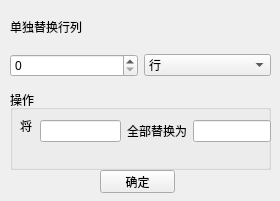
<?xml version="1.0" encoding="UTF-8"?>
<ui version="4.0">
 <class>th</class>
 <widget class="QWidget" name="th">
  <property name="geometry">
   <rect>
    <x>0</x>
    <y>0</y>
    <width>280</width>
    <height>201</height>
   </rect>
  </property>
  <property name="windowTitle">
   <string>Form</string>
  </property>
  <widget class="QLabel" name="label_4">
   <property name="geometry">
    <rect>
     <x>20</x>
     <y>120</y>
     <width>54</width>
     <height>12</height>
    </rect>
   </property>
   <property name="text">
    <string>将</string>
   </property>
  </widget>
  <widget class="QGroupBox" name="groupBox">
   <property name="geometry">
    <rect>
     <x>10</x>
     <y>90</y>
     <width>261</width>
     <height>80</height>
    </rect>
   </property>
   <property name="title">
    <string>操作</string>
   </property>
   <widget class="QWidget" name="layoutWidget">
    <property name="geometry">
     <rect>
      <x>30</x>
      <y>30</y>
      <width>231</width>
      <height>22</height>
     </rect>
    </property>
    <layout class="QHBoxLayout" name="horizontalLayout_3">
     <item>
      <widget class="QLineEdit" name="lineEdit">
       <property name="minimumSize">
        <size>
         <width>81</width>
         <height>0</height>
        </size>
       </property>
      </widget>
     </item>
     <item>
      <widget class="QLabel" name="label_5">
       <property name="text">
        <string>全部替换为</string>
       </property>
      </widget>
     </item>
     <item>
      <widget class="QLineEdit" name="lineEdit_2"/>
     </item>
    </layout>
   </widget>
  </widget>
  <widget class="QPushButton" name="pushButton">
   <property name="geometry">
    <rect>
     <x>100</x>
     <y>170</y>
     <width>75</width>
     <height>23</height>
    </rect>
   </property>
   <property name="text">
    <string>确定</string>
   </property>
  </widget>
  <widget class="QWidget" name="layoutWidget">
   <property name="geometry">
    <rect>
     <x>10</x>
     <y>10</y>
     <width>261</width>
     <height>72</height>
    </rect>
   </property>
   <layout class="QVBoxLayout" name="verticalLayout_2">
    <item>
     <widget class="QLabel" name="label">
      <property name="text">
       <string>单独替换行列</string>
      </property>
     </widget>
    </item>
    <item>
     <layout class="QVBoxLayout" name="verticalLayout">
      <item>
       <layout class="QHBoxLayout" name="horizontalLayout">
        <item>
         <widget class="QSpinBox" name="hang"/>
        </item>
        <item>
         <widget class="QComboBox" name="comboBox">
          <item>
           <property name="text">
            <string>行</string>
           </property>
          </item>
          <item>
           <property name="text">
            <string>列</string>
           </property>
          </item>
         </widget>
        </item>
       </layout>
      </item>
      <item>
       <layout class="QHBoxLayout" name="horizontalLayout_2"/>
      </item>
     </layout>
    </item>
   </layout>
  </widget>
  <zorder>groupBox</zorder>
  <zorder>layoutWidget</zorder>
  <zorder>label_4</zorder>
  <zorder>pushButton</zorder>
 </widget>
 <resources/>
 <connections/>
</ui>
